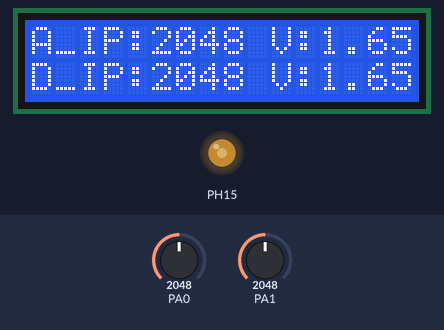
The sketch below on a simulated STM32 Blue Pill. Shown: 16×2 character LCD, output pins drawn as LEDs (lit = HIGH). Wiring (inferred from the names in the program): MCP4725 DAC at I2C address 0x60. Inputs (shaded band) come from the test bench; at power-on: PA0 = 2048, PA1 = 2048. What the sketch prints to the serial monitor is not drawn.

Above: at 3.2 s.
3.3 s: PA0 set to 2866
At 5.2 s:
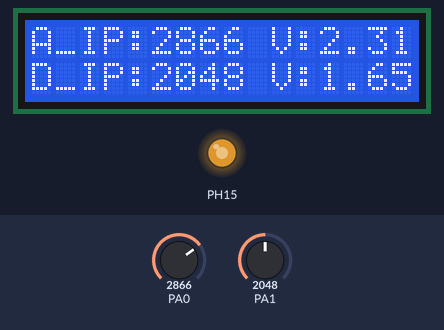
5.8 s: PA0 set to 3603
At 9.1 s:
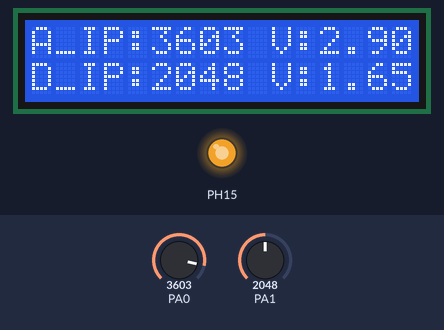
9.5 s: PA0 set to 491
At 12.9 s:
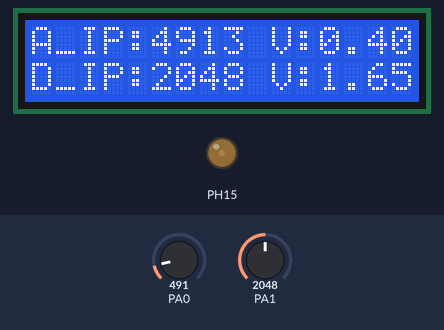
13.2 s: PA1 set to 2866
At 16.6 s:
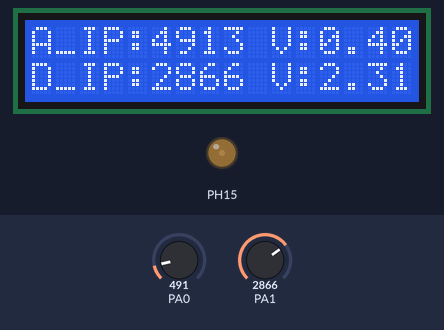
16.9 s: PA0 set to 0
At 20.3 s:
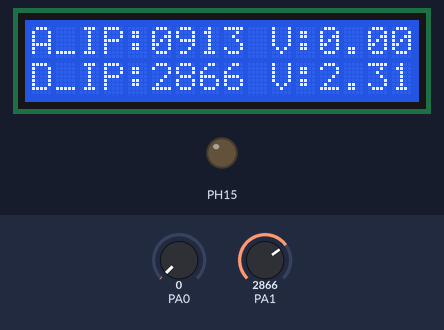
20.6 s: PA1 set to 3603
At 23.8 s:
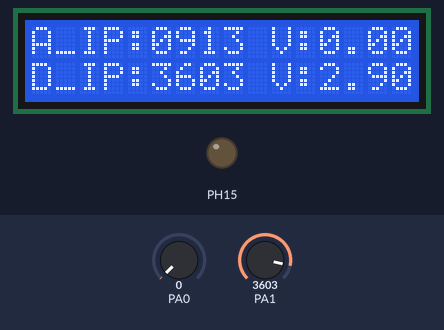
Timing chart, 0 to 25.3 s (numbered marks = the images above; inputs shaded):
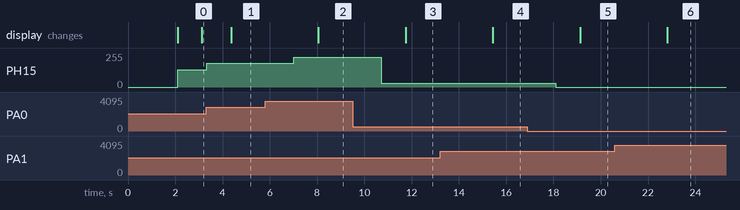

Measured:
- after the input at 3.3 s, PH15: 128/255 → 179/255 at once; the display: changes after 1.1 s (image 1)
- after the input at 5.8 s, PH15: 179/255 → 225/255 after 1.2 s; the display: changes after 2.3 s (image 2)
- after the input at 9.5 s, PH15: 225/255 → 30/255 after 1.2 s; the display: changes after 2.2 s (image 3)
- after the input at 13.2 s, the display: changes after 2.2 s (image 4)
- after the input at 16.9 s, PH15: 30/255 → 0/255 after 1.2 s; the display: changes after 2.2 s (image 5)
- after the input at 20.6 s, the display: changes after 2.2 s (image 6)

The sketch:

MCP4725_DAC.ino
```cpp
/*
 * Project_Name    :   MCP4725_DAC
 * File_Name       :   MCP4725_DAC.ino
 * Author          :   Mohamed Akram JABALLAH
 * Target          :   STM32F103C8T6_Blue_Pill
 * Environnement   :   Arduino IDE 2.1
*/


#include <Wire.h>
#include <SoftWire.h>
#include <LiquidCrystal_I2C.h>

#define MCP4725_ADDR 0x60


LiquidCrystal_I2C lcd(0x27, 16, 2);

unsigned int Adc_Value, Analog_Read ;
float Op_Volt, Ip_Volt;

byte buffer[3]; //buffer for the values to be written on the DAC


void setup() {
  // put your setup code here, to run once:

  Serial.begin( 9600 );
  Wire.begin();

  lcd.init();
  lcd.clear();
  lcd.backlight();
  lcd.setCursor(2,0);
  lcd.print("STM32F103C8");
  lcd.setCursor(0,1);
  lcd.print("DAC_with_MCP4725");
  delay(2000);
  lcd.clear();
}


  void loop() {
  // put your main code here, to run repeatedly:


  Adc_Value = analogRead(PA0);
  Ip_Volt = (3.3/4096.0) * Adc_Value;

  buffer[0] = 0b01000000;
  buffer[1] = Adc_Value >> 4; // D4 - D11 part
  buffer[2] = Adc_Value << 4; // D3 - D0 part

  Wire.beginTransmission(MCP4725_ADDR); //We can write MCP4725 because of the definition in the beginning of the code
  Wire.write(buffer[0]); //C2 = 0, C1 = 1, C0 = 0, rest: 00000.
  Wire.write(buffer[1]);  //Sends the first byte
  Wire.write(buffer[2]);  //Sends the second byte
  Wire.endTransmission(); //actually sending the data to the DAC

  Analog_Read = analogRead(PA1);
  Op_Volt = (3.3/4096.0) *  Analog_Read;

  Serial.print(" Adc_value = ");
  Serial.print( Adc_Value );
  Serial.print( "\n\r" );
  Serial.print(" Ip_Volt= ");
  Serial.print( Ip_Volt );
  Serial.print( "\n\r" );

  Serial.print(" Analog_Read = ");
  Serial.print( Analog_Read );
  Serial.print( "\n\r" );
  Serial.print(" Op_Volt= ");
  Serial.print( Op_Volt );
  Serial.print( "\n\r" );

  delay (1000);


  lcd.setCursor(0,0);
  lcd.print("A_IP:");
  lcd.print(Adc_Value);
  lcd.setCursor(10,0);
  lcd.print("V:");
  lcd.print(Ip_Volt);

  lcd.setCursor(0,1);
  lcd.print("D_IP:");
  lcd.print(Analog_Read);
  lcd.setCursor(10,1);
  lcd.print("V:");
  lcd.print(Op_Volt);

  delay(200);


}
```
